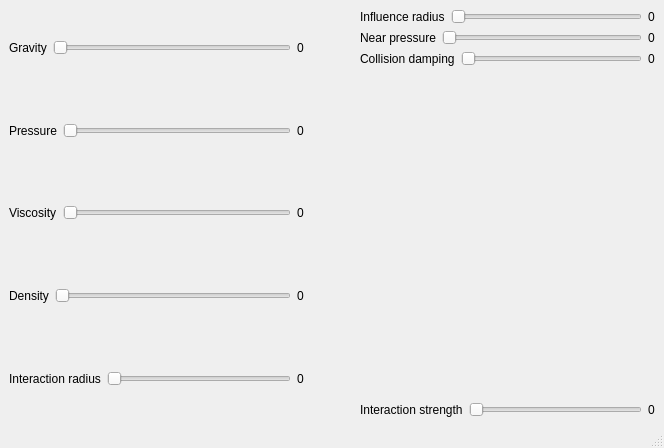
<?xml version="1.0" encoding="UTF-8"?>
<ui version="4.0">
 <class>MainWindow</class>
 <widget class="QMainWindow" name="MainWindow">
  <property name="geometry">
   <rect>
    <x>0</x>
    <y>0</y>
    <width>664</width>
    <height>448</height>
   </rect>
  </property>
  <property name="windowTitle">
   <string>MainWindow</string>
  </property>
  <widget class="QWidget" name="centralwidget">
   <layout class="QGridLayout" name="gridLayout_3">
    <item row="3" column="0">
     <layout class="QVBoxLayout" name="mainLayout">
      <item>
       <layout class="QHBoxLayout" name="horizontalLayout">
        <item>
         <layout class="QVBoxLayout" name="verticalLayout1">
          <item>
           <layout class="QHBoxLayout" name="horizontalLayoutGravity">
            <item>
             <widget class="QLabel" name="labelGravity">
              <property name="text">
               <string>Gravity</string>
              </property>
             </widget>
            </item>
            <item>
             <widget class="QSlider" name="GravitySlider">
              <property name="singleStep">
               <number>1</number>
              </property>
              <property name="orientation">
               <enum>Qt::Horizontal</enum>
              </property>
             </widget>
            </item>
            <item>
             <widget class="QLabel" name="labelGravityValue">
              <property name="text">
               <string>0</string>
              </property>
             </widget>
            </item>
           </layout>
          </item>
          <item>
           <layout class="QHBoxLayout" name="horizontalLayoutPressure">
            <item>
             <widget class="QLabel" name="labelPressure">
              <property name="text">
               <string>Pressure</string>
              </property>
             </widget>
            </item>
            <item>
             <widget class="QSlider" name="PressureSlider">
              <property name="orientation">
               <enum>Qt::Horizontal</enum>
              </property>
             </widget>
            </item>
            <item>
             <widget class="QLabel" name="labelPressureValue">
              <property name="text">
               <string>0</string>
              </property>
             </widget>
            </item>
           </layout>
          </item>
          <item>
           <layout class="QHBoxLayout" name="horizontalLayoutViscosity">
            <item>
             <widget class="QLabel" name="labelViscosity">
              <property name="text">
               <string>Viscosity</string>
              </property>
             </widget>
            </item>
            <item>
             <widget class="QSlider" name="ViscositySlider">
              <property name="orientation">
               <enum>Qt::Horizontal</enum>
              </property>
             </widget>
            </item>
            <item>
             <widget class="QLabel" name="labelViscosityValue">
              <property name="text">
               <string>0</string>
              </property>
             </widget>
            </item>
           </layout>
          </item>
          <item>
           <layout class="QHBoxLayout" name="horizontalLayoutDensity">
            <item>
             <widget class="QLabel" name="labelDensity">
              <property name="text">
               <string>Density</string>
              </property>
             </widget>
            </item>
            <item>
             <widget class="QSlider" name="DensitySlider">
              <property name="orientation">
               <enum>Qt::Horizontal</enum>
              </property>
             </widget>
            </item>
            <item>
             <widget class="QLabel" name="labelDensityValue">
              <property name="text">
               <string>0</string>
              </property>
             </widget>
            </item>
           </layout>
          </item>
          <item>
           <layout class="QHBoxLayout" name="horizontalLayoutInteractionRadius">
            <item>
             <widget class="QLabel" name="labelInteractionRadius">
              <property name="text">
               <string>Interaction radius</string>
              </property>
             </widget>
            </item>
            <item>
             <widget class="QSlider" name="InteractionRadiusSlider">
              <property name="orientation">
               <enum>Qt::Horizontal</enum>
              </property>
             </widget>
            </item>
            <item>
             <widget class="QLabel" name="labelInteractionRadiusValue">
              <property name="text">
               <string>0</string>
              </property>
             </widget>
            </item>
           </layout>
          </item>
         </layout>
        </item>
        <item>
         <spacer name="horizontalSpacer">
          <property name="orientation">
           <enum>Qt::Horizontal</enum>
          </property>
          <property name="sizeType">
           <enum>QSizePolicy::Fixed</enum>
          </property>
          <property name="sizeHint" stdset="0">
           <size>
            <width>50</width>
            <height>10</height>
           </size>
          </property>
         </spacer>
        </item>
        <item>
         <layout class="QVBoxLayout" name="verticalLayout2">
          <item>
           <layout class="QHBoxLayout" name="horizontalLayoutInfluenceRadius">
            <item>
             <widget class="QLabel" name="labelInfluenceRadius">
              <property name="text">
               <string>Influence radius</string>
              </property>
             </widget>
            </item>
            <item>
             <widget class="QSlider" name="InfluenceRadiusSlider">
              <property name="minimum">
               <number>1</number>
              </property>
              <property name="orientation">
               <enum>Qt::Horizontal</enum>
              </property>
             </widget>
            </item>
            <item>
             <widget class="QLabel" name="labelInfluenceRadiusValue">
              <property name="text">
               <string>0</string>
              </property>
             </widget>
            </item>
           </layout>
          </item>
          <item>
           <layout class="QHBoxLayout" name="horizontalLayoutNearPressure">
            <item>
             <widget class="QLabel" name="labelNearPressure">
              <property name="text">
               <string>Near pressure</string>
              </property>
             </widget>
            </item>
            <item>
             <widget class="QSlider" name="NearPressureSlider">
              <property name="orientation">
               <enum>Qt::Horizontal</enum>
              </property>
             </widget>
            </item>
            <item>
             <widget class="QLabel" name="labelNearPressureValue">
              <property name="text">
               <string>0</string>
              </property>
             </widget>
            </item>
           </layout>
          </item>
          <item>
           <layout class="QHBoxLayout" name="horizontalLayoutCollisionDamping">
            <item>
             <widget class="QLabel" name="labelCollisionDamping">
              <property name="text">
               <string>Collision damping</string>
              </property>
             </widget>
            </item>
            <item>
             <widget class="QSlider" name="CollisionDampinglSlider">
              <property name="maximum">
               <number>100</number>
              </property>
              <property name="orientation">
               <enum>Qt::Horizontal</enum>
              </property>
             </widget>
            </item>
            <item>
             <widget class="QLabel" name="labelCollisionDampingValue">
              <property name="text">
               <string>0</string>
              </property>
             </widget>
            </item>
           </layout>
          </item>
          <item>
           <spacer name="verticalSpacer">
            <property name="orientation">
             <enum>Qt::Vertical</enum>
            </property>
            <property name="sizeHint" stdset="0">
             <size>
              <width>20</width>
              <height>40</height>
             </size>
            </property>
           </spacer>
          </item>
          <item>
           <layout class="QHBoxLayout" name="horizontalLayoutInteractionStrength">
            <item>
             <widget class="QLabel" name="labelInteractionStrength">
              <property name="text">
               <string>Interaction strength</string>
              </property>
             </widget>
            </item>
            <item>
             <widget class="QSlider" name="InteractionStrengthSlider">
              <property name="orientation">
               <enum>Qt::Horizontal</enum>
              </property>
             </widget>
            </item>
            <item>
             <widget class="QLabel" name="labelInteractionStrengthValue">
              <property name="text">
               <string>0</string>
              </property>
             </widget>
            </item>
           </layout>
          </item>
         </layout>
        </item>
       </layout>
      </item>
     </layout>
    </item>
   </layout>
  </widget>
  <widget class="QMenuBar" name="menubar">
   <property name="geometry">
    <rect>
     <x>0</x>
     <y>0</y>
     <width>664</width>
     <height>25</height>
    </rect>
   </property>
  </widget>
  <widget class="QStatusBar" name="statusbar"/>
 </widget>
 <resources/>
 <connections/>
</ui>
